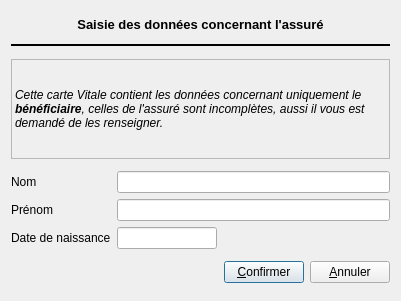
<?xml version="1.0" encoding="UTF-8"?>
<ui version="4.0">
 <class>C_Dlg_Assure</class>
 <widget class="QDialog" name="C_Dlg_Assure">
  <property name="geometry">
   <rect>
    <x>0</x>
    <y>0</y>
    <width>401</width>
    <height>301</height>
   </rect>
  </property>
  <property name="windowTitle">
   <string>Dialog</string>
  </property>
  <layout class="QGridLayout" name="gridLayout_2">
   <item row="0" column="0" colspan="3">
    <widget class="QLabel" name="label_4">
     <property name="sizePolicy">
      <sizepolicy hsizetype="Ignored" vsizetype="Maximum">
       <horstretch>0</horstretch>
       <verstretch>0</verstretch>
      </sizepolicy>
     </property>
     <property name="text">
      <string>&lt;!DOCTYPE HTML PUBLIC &quot;-//W3C//DTD HTML 4.0//EN&quot; &quot;http://www.w3.org/TR/REC-html40/strict.dtd&quot;&gt;
&lt;html&gt;&lt;head&gt;&lt;meta name=&quot;qrichtext&quot; content=&quot;1&quot; /&gt;&lt;style type=&quot;text/css&quot;&gt;
p, li { white-space: pre-wrap; }
&lt;/style&gt;&lt;/head&gt;&lt;body style=&quot; font-family:'MS Shell Dlg 2'; font-size:8.25pt; font-weight:400; font-style:normal;&quot;&gt;
&lt;p align=&quot;center&quot; style=&quot; margin-top:0px; margin-bottom:0px; margin-left:0px; margin-right:0px; -qt-block-indent:0; text-indent:0px;&quot;&gt;&lt;span style=&quot; font-size:10pt; font-weight:600;&quot;&gt;Saisie des données concernant l'assuré&lt;/span&gt;&lt;/p&gt;&lt;/body&gt;&lt;/html&gt;</string>
     </property>
    </widget>
   </item>
   <item row="1" column="0" colspan="3">
    <widget class="Line" name="line">
     <property name="sizePolicy">
      <sizepolicy hsizetype="Preferred" vsizetype="Fixed">
       <horstretch>0</horstretch>
       <verstretch>0</verstretch>
      </sizepolicy>
     </property>
     <property name="frameShadow">
      <enum>QFrame::Plain</enum>
     </property>
     <property name="lineWidth">
      <number>2</number>
     </property>
     <property name="midLineWidth">
      <number>3</number>
     </property>
     <property name="orientation">
      <enum>Qt::Horizontal</enum>
     </property>
    </widget>
   </item>
   <item row="2" column="0" colspan="3">
    <widget class="QLabel" name="label_5">
     <property name="sizePolicy">
      <sizepolicy hsizetype="Preferred" vsizetype="Maximum">
       <horstretch>0</horstretch>
       <verstretch>0</verstretch>
      </sizepolicy>
     </property>
     <property name="frameShape">
      <enum>QFrame::StyledPanel</enum>
     </property>
     <property name="frameShadow">
      <enum>QFrame::Plain</enum>
     </property>
     <property name="lineWidth">
      <number>1</number>
     </property>
     <property name="text">
      <string>&lt;!DOCTYPE HTML PUBLIC &quot;-//W3C//DTD HTML 4.0//EN&quot; &quot;http://www.w3.org/TR/REC-html40/strict.dtd&quot;&gt;
&lt;html&gt;&lt;head&gt;&lt;meta name=&quot;qrichtext&quot; content=&quot;1&quot; /&gt;&lt;style type=&quot;text/css&quot;&gt;
p, li { white-space: pre-wrap; }
&lt;/style&gt;&lt;/head&gt;&lt;body style=&quot; font-family:'MS Shell Dlg 2'; font-size:8.25pt; font-weight:400; font-style:normal;&quot;&gt;
&lt;p style=&quot; margin-top:0px; margin-bottom:0px; margin-left:0px; margin-right:0px; -qt-block-indent:0; text-indent:0px;&quot;&gt;&lt;span style=&quot; font-size:9pt; font-style:italic;&quot;&gt;Cette carte Vitale contient les données concernant uniquement le &lt;/span&gt;&lt;span style=&quot; font-size:9pt; font-weight:600; font-style:italic;&quot;&gt;bénéficiaire&lt;/span&gt;&lt;span style=&quot; font-size:9pt; font-style:italic;&quot;&gt;, celles de l'assuré sont incomplètes, aussi il vous est demandé de les renseigner.&lt;/span&gt;&lt;/p&gt;&lt;/body&gt;&lt;/html&gt;</string>
     </property>
     <property name="wordWrap">
      <bool>true</bool>
     </property>
    </widget>
   </item>
   <item row="3" column="0" colspan="3">
    <layout class="QGridLayout" name="gridLayout">
     <item row="0" column="0">
      <layout class="QVBoxLayout" name="verticalLayout">
       <item>
        <widget class="QLabel" name="label">
         <property name="text">
          <string>Nom</string>
         </property>
        </widget>
       </item>
       <item>
        <widget class="QLabel" name="label_2">
         <property name="text">
          <string>Prénom</string>
         </property>
        </widget>
       </item>
       <item>
        <widget class="QLabel" name="label_3">
         <property name="text">
          <string>Date de naissance</string>
         </property>
        </widget>
       </item>
      </layout>
     </item>
     <item row="0" column="1">
      <layout class="QVBoxLayout" name="verticalLayout_2">
       <item>
        <widget class="QLineEdit" name="lineEdit_nom"/>
       </item>
       <item>
        <widget class="QLineEdit" name="lineEdit_prenom"/>
       </item>
       <item>
        <widget class="C_QLineEdit" name="lineEdit_dateNss">
         <property name="maximumSize">
          <size>
           <width>100</width>
           <height>16777215</height>
          </size>
         </property>
         <property name="toolTip">
          <string>to define</string>
         </property>
         <property name="whatsThis">
          <string>to define for best control</string>
         </property>
        </widget>
       </item>
      </layout>
     </item>
    </layout>
   </item>
   <item row="4" column="0">
    <spacer name="horizontalSpacer">
     <property name="orientation">
      <enum>Qt::Horizontal</enum>
     </property>
     <property name="sizeHint" stdset="0">
      <size>
       <width>217</width>
       <height>20</height>
      </size>
     </property>
    </spacer>
   </item>
   <item row="4" column="1">
    <widget class="QPushButton" name="pushButton_Ok">
     <property name="text">
      <string>&amp;Confirmer</string>
     </property>
    </widget>
   </item>
   <item row="4" column="2">
    <widget class="QPushButton" name="pushButton_Annuler">
     <property name="text">
      <string>&amp;Annuler</string>
     </property>
    </widget>
   </item>
  </layout>
 </widget>
 <customwidgets>
  <customwidget>
   <class>C_QLineEdit</class>
   <extends>QLineEdit</extends>
   <header>../../../MedinTuxTools-QT4/C_QLineEdit/C_QLineEdit.h</header>
  </customwidget>
 </customwidgets>
 <resources/>
 <connections/>
</ui>
